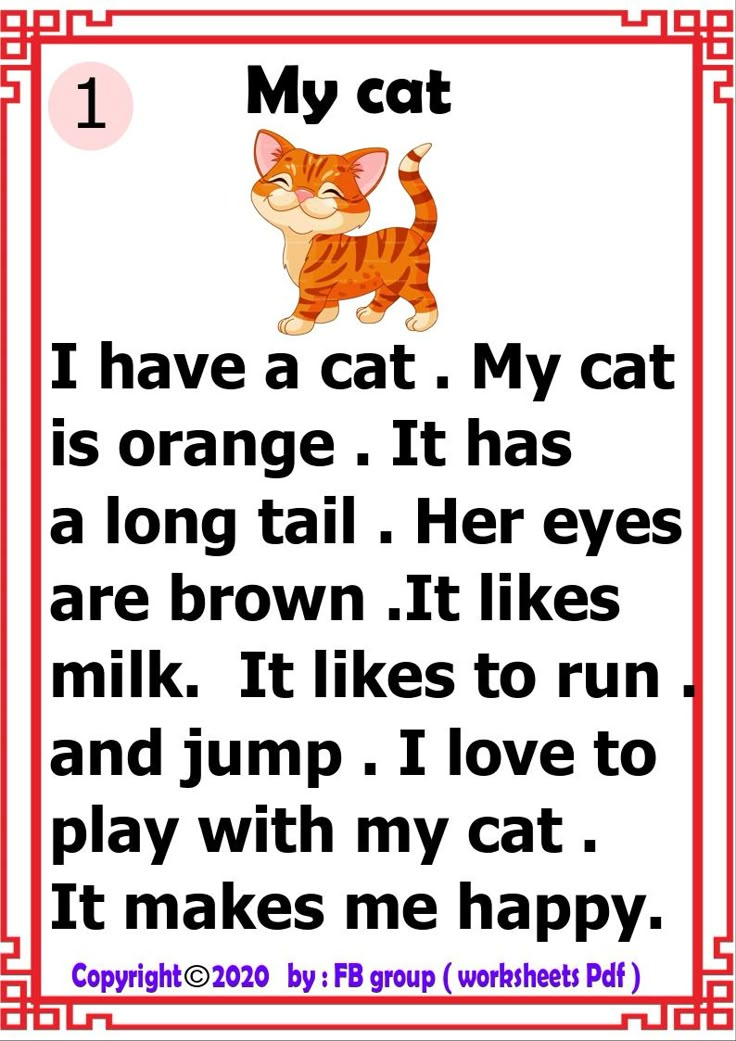
#> input picture backend/cat.jpg, 736 x 1041 px
$ python imageReader.py backend/cat.jpg
#> lines starting #> are read from the running program, lines starting #| are printed output that depends on the picture; after the words box and inside, x2 and y2 are one past the last pixel; in counts of white or black regions, pixels touching at a corner belong together
from PIL import Image
import pytesseract

import re

def extract_transactions(sentences):
    """
    Extracts multiple transactions (amount, date, description) from sentences.
    Returns a list of dictionaries, each with keys: 'amount', 'date', 'description'.
    """
    transactions = []
    amount_pattern = r'\$?([0-9]{1,3}(?:,[0-9]{3})*(?:\.[0-9]{2})?)'
    date_pattern = r'(\d{1,2}/\d{1,2}/\d{2,4}|\d{4}-\d{2}-\d{2}|[A-Za-z]{3,9} \d{1,2}, \d{4})'

    for sentence in sentences:
        amount_match = re.search(amount_pattern, sentence)
        date_match = re.search(date_pattern, sentence)
        if amount_match and date_match:
            transactions.append({
                'amount': amount_match.group(0),
                'date': date_match.group(0),
                'description': sentence
            })
        elif amount_match or date_match:
            transactions.append({
                'amount': amount_match.group(0) if amount_match else None,
                'date': date_match.group(0) if date_match else None,
                'description': sentence
            })
    return transactions

def read_image_sentences(image_path):
    """
    Reads an image and extracts sentences using OCR.
    Returns a list of sentences found in the image.
    """
#> called with image_path = 'backend/cat.jpg'
    img = Image.open(image_path)
#> img is the input picture: PIL image 736x1041 RGB; mean R, G, B 217.1, 199.9, 199.8
    # Preprocessing: grayscale
    img = img.convert('L')
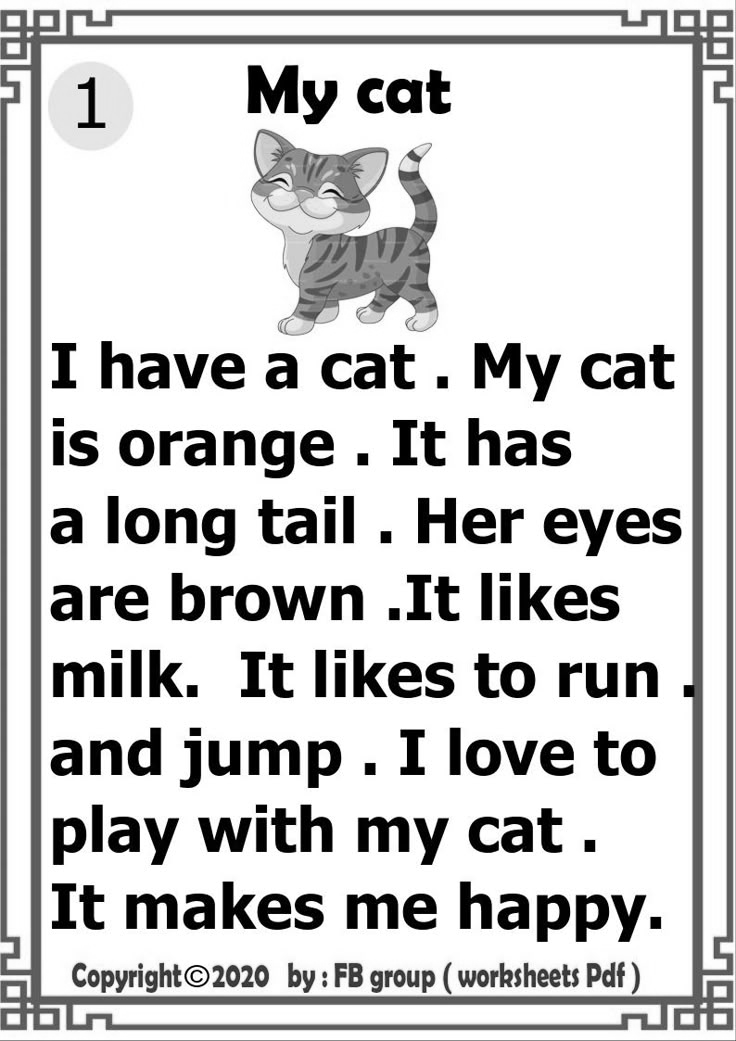
#> img: PIL image 736x1041 L; min 0, max 255, mean 205
    # Preprocessing: increase contrast
    from PIL import ImageEnhance, ImageFilter
    img = ImageEnhance.Contrast(img).enhance(2.0)
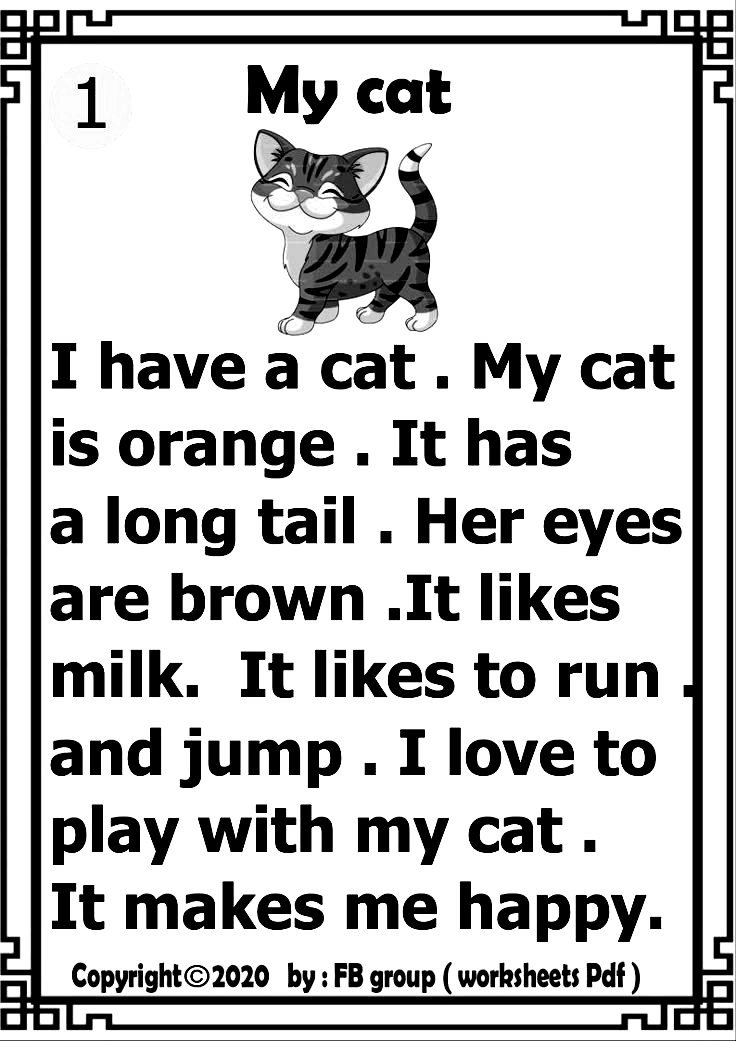
#> img: PIL image 736x1041 L; min 0, max 255, mean 195.4
    # Preprocessing: binarize (threshold)
    img = img.point(lambda x: 0 if x < 140 else 255, '1')
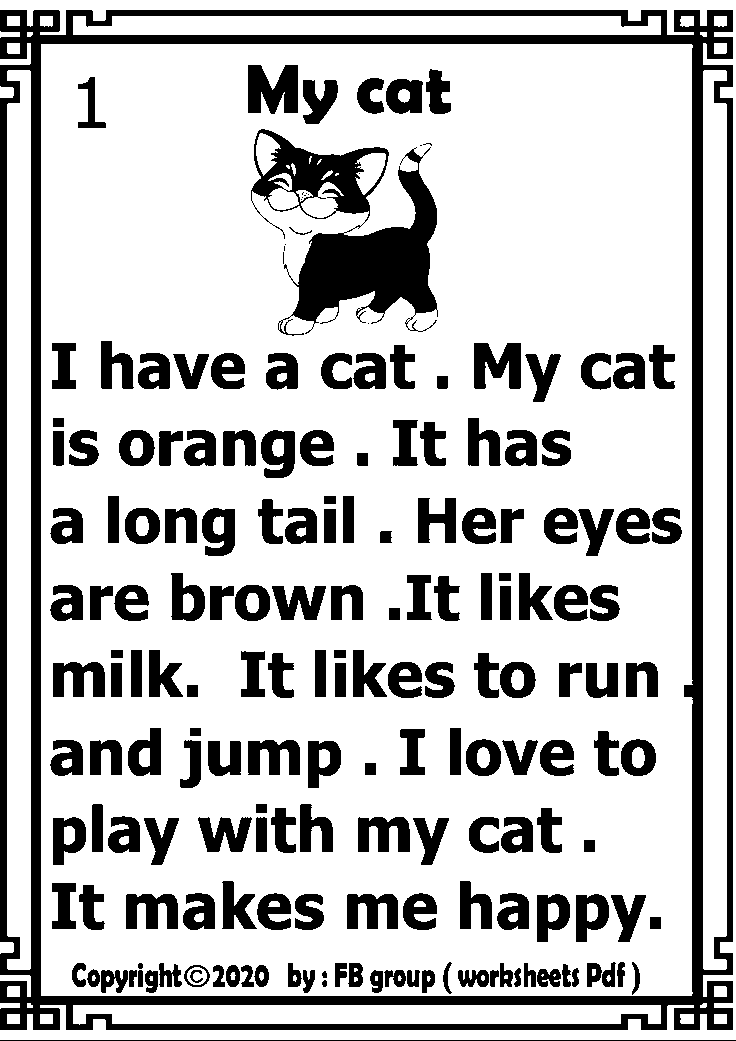
#> img: PIL image 736x1041 1; 76.1% white; 190 black regions (13 under 20 px), largest, box (x1, y1, x2, y2) and area: (0, 10, 733, 1030) 59073, (251, 129, 438, 336) 16475, (248, 65, 298, 114) 1882
    # Preprocessing: denoise
    img = img.filter(ImageFilter.MedianFilter(size=3))
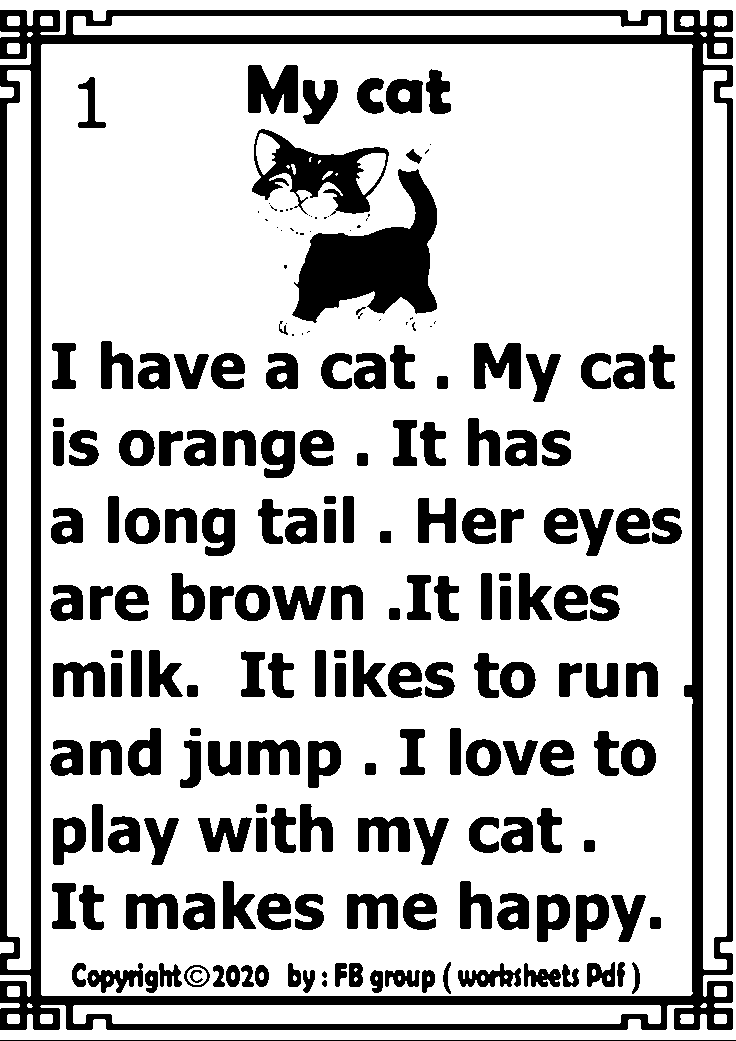
#> img: PIL image 736x1041 1; 76.2% white; 205 black regions (36 under 20 px), largest, box (x1, y1, x2, y2) and area: (0, 10, 733, 1030) 59148, (292, 169, 437, 323) 11010, (252, 129, 389, 216) 4806
    # Preprocessing: upscale (resize)
    base_width = img.width * 2
#> base_width = 1472
    base_height = img.height * 2
#> base_height = 2082
    img = img.resize((base_width, base_height), Image.LANCZOS)
#> img: PIL image 1472x2082 1; 76.2% white; 205 black regions (23 under 20 px), largest, box (x1, y1, x2, y2) and area: (0, 20, 1466, 2060) 236592, (584, 338, 874, 646) 44040, (504, 258, 778, 432) 19224

#> (the run stopped early here; a loop or call above may not have finished)
